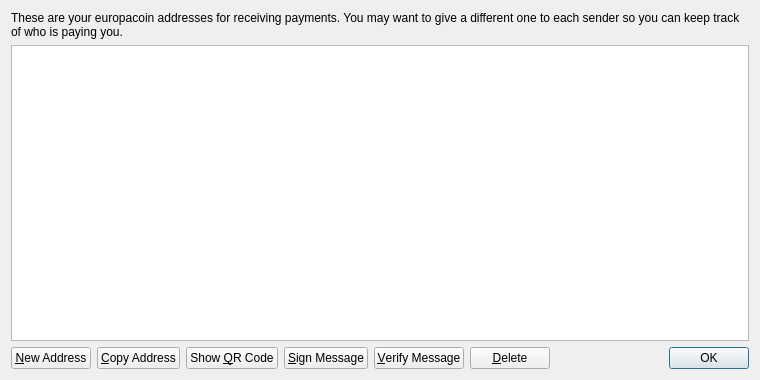
<?xml version="1.0" encoding="UTF-8"?>
<ui version="4.0">
 <class>AddressBookPage</class>
 <widget class="QWidget" name="AddressBookPage">
  <property name="geometry">
   <rect>
    <x>0</x>
    <y>0</y>
    <width>760</width>
    <height>380</height>
   </rect>
  </property>
  <property name="windowTitle">
   <string>Address Book</string>
  </property>
  <layout class="QVBoxLayout" name="verticalLayout">
   <item>
    <widget class="QLabel" name="labelExplanation">
     <property name="text">
      <string>These are your europacoin addresses for receiving payments. You may want to give a different one to each sender so you can keep track of who is paying you.</string>
     </property>
     <property name="textFormat">
      <enum>Qt::PlainText</enum>
     </property>
     <property name="wordWrap">
      <bool>true</bool>
     </property>
    </widget>
   </item>
   <item>
    <widget class="QTableView" name="tableView">
     <property name="contextMenuPolicy">
      <enum>Qt::CustomContextMenu</enum>
     </property>
     <property name="toolTip">
      <string>Double-click to edit address or label</string>
     </property>
     <property name="tabKeyNavigation">
      <bool>false</bool>
     </property>
     <property name="alternatingRowColors">
      <bool>true</bool>
     </property>
     <property name="selectionMode">
      <enum>QAbstractItemView::SingleSelection</enum>
     </property>
     <property name="selectionBehavior">
      <enum>QAbstractItemView::SelectRows</enum>
     </property>
     <property name="sortingEnabled">
      <bool>true</bool>
     </property>
     <attribute name="verticalHeaderVisible">
      <bool>false</bool>
     </attribute>
    </widget>
   </item>
   <item>
    <layout class="QHBoxLayout" name="horizontalLayout">
     <item>
      <widget class="QPushButton" name="newAddressButton">
       <property name="toolTip">
        <string>Create a new address</string>
       </property>
       <property name="text">
        <string>&amp;New Address</string>
       </property>
       <property name="icon">
        <iconset resource="../bitcoin.qrc">
         <normaloff>:/icons/add</normaloff>:/icons/add</iconset>
       </property>
      </widget>
     </item>
     <item>
      <widget class="QPushButton" name="copyToClipboard">
       <property name="toolTip">
        <string>Copy the currently selected address to the system clipboard</string>
       </property>
       <property name="text">
        <string>&amp;Copy Address</string>
       </property>
       <property name="icon">
        <iconset resource="../bitcoin.qrc">
         <normaloff>:/icons/editcopy</normaloff>:/icons/editcopy</iconset>
       </property>
      </widget>
     </item>
     <item>
      <widget class="QPushButton" name="showQRCode">
       <property name="text">
        <string>Show &amp;QR Code</string>
       </property>
       <property name="icon">
        <iconset resource="../bitcoin.qrc">
         <normaloff>:/icons/qrcode</normaloff>:/icons/qrcode</iconset>
       </property>
      </widget>
     </item>
     <item>
      <widget class="QPushButton" name="signMessage">
       <property name="toolTip">
        <string>Sign a message to prove you own a Bitcoin address</string>
       </property>
       <property name="text">
        <string>&amp;Sign Message</string>
       </property>
       <property name="icon">
        <iconset resource="../bitcoin.qrc">
         <normaloff>:/icons/edit</normaloff>:/icons/edit</iconset>
       </property>
      </widget>
     </item>
     <item>
      <widget class="QPushButton" name="verifyMessage">
       <property name="toolTip">
        <string>Verify a message to ensure it was signed with a specified Bitcoin address</string>
       </property>
       <property name="text">
        <string>&amp;Verify Message</string>
       </property>
       <property name="icon">
        <iconset resource="../bitcoin.qrc">
         <normaloff>:/icons/transaction_0</normaloff>:/icons/transaction_0</iconset>
       </property>
      </widget>
     </item>
     <item>
      <widget class="QPushButton" name="deleteButton">
       <property name="toolTip">
        <string>Delete the currently selected address from the list. Only sending addresses can be deleted.</string>
       </property>
       <property name="text">
        <string>&amp;Delete</string>
       </property>
       <property name="icon">
        <iconset resource="../bitcoin.qrc">
         <normaloff>:/icons/remove</normaloff>:/icons/remove</iconset>
       </property>
      </widget>
     </item>
     <item>
      <spacer name="horizontalSpacer">
       <property name="orientation">
        <enum>Qt::Horizontal</enum>
       </property>
       <property name="sizeHint" stdset="0">
        <size>
         <width>40</width>
         <height>20</height>
        </size>
       </property>
      </spacer>
     </item>
     <item>
      <widget class="QDialogButtonBox" name="buttonBox">
       <property name="sizePolicy">
        <sizepolicy hsizetype="Maximum" vsizetype="Fixed">
         <horstretch>0</horstretch>
         <verstretch>0</verstretch>
        </sizepolicy>
       </property>
       <property name="standardButtons">
        <set>QDialogButtonBox::Ok</set>
       </property>
      </widget>
     </item>
    </layout>
   </item>
  </layout>
 </widget>
 <resources>
  <include location="../bitcoin.qrc"/>
 </resources>
 <connections/>
</ui>
